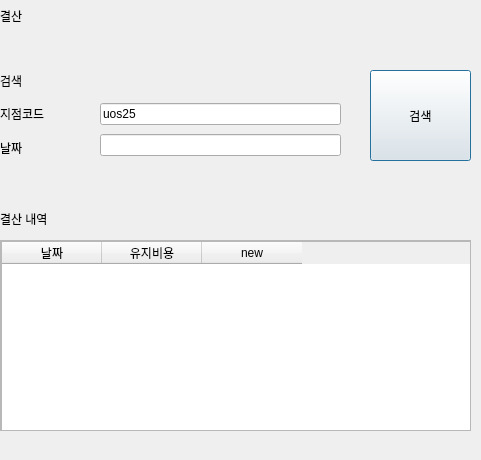
<?xml version="1.0" encoding="UTF-8"?>
<ui version="4.0">
 <class>Dialog</class>
 <widget class="QDialog" name="Dialog">
  <property name="geometry">
   <rect>
    <x>0</x>
    <y>0</y>
    <width>481</width>
    <height>460</height>
   </rect>
  </property>
  <property name="windowTitle">
   <string>Dialog</string>
  </property>
  <widget class="QLabel" name="label_10">
   <property name="geometry">
    <rect>
     <x>0</x>
     <y>210</y>
     <width>77</width>
     <height>18</height>
    </rect>
   </property>
   <property name="text">
    <string>결산 내역</string>
   </property>
  </widget>
  <widget class="QLabel" name="label_5">
   <property name="geometry">
    <rect>
     <x>0</x>
     <y>70</y>
     <width>51</width>
     <height>21</height>
    </rect>
   </property>
   <property name="text">
    <string>검색</string>
   </property>
  </widget>
  <widget class="QWidget" name="horizontalLayoutWidget">
   <property name="geometry">
    <rect>
     <x>0</x>
     <y>0</y>
     <width>471</width>
     <height>31</height>
    </rect>
   </property>
   <layout class="QHBoxLayout" name="horizontalLayout_5">
    <item>
     <widget class="QLabel" name="label_3">
      <property name="text">
       <string>결산</string>
      </property>
     </widget>
    </item>
   </layout>
  </widget>
  <widget class="QScrollArea" name="scrollArea">
   <property name="geometry">
    <rect>
     <x>0</x>
     <y>240</y>
     <width>471</width>
     <height>191</height>
    </rect>
   </property>
   <property name="widgetResizable">
    <bool>true</bool>
   </property>
   <widget class="QWidget" name="scrollAreaWidgetContents_3">
    <property name="geometry">
     <rect>
      <x>0</x>
      <y>0</y>
      <width>469</width>
      <height>189</height>
     </rect>
    </property>
    <widget class="QTableWidget" name="tableWidget_3">
     <property name="geometry">
      <rect>
       <x>0</x>
       <y>0</y>
       <width>471</width>
       <height>192</height>
      </rect>
     </property>
     <column>
      <property name="text">
       <string>날짜</string>
      </property>
     </column>
     <column>
      <property name="text">
       <string>유지비용</string>
      </property>
     </column>
     <column>
      <property name="text">
       <string>new</string>
      </property>
     </column>
    </widget>
   </widget>
  </widget>
  <widget class="QWidget" name="verticalLayoutWidget_2">
   <property name="geometry">
    <rect>
     <x>100</x>
     <y>100</y>
     <width>241</width>
     <height>61</height>
    </rect>
   </property>
   <layout class="QVBoxLayout" name="verticalLayout_15">
    <item>
     <widget class="QLineEdit" name="lineEdit_4">
      <property name="text">
       <string>uos25</string>
      </property>
     </widget>
    </item>
    <item>
     <widget class="QLineEdit" name="lineEdit_9"/>
    </item>
   </layout>
  </widget>
  <widget class="QWidget" name="verticalLayoutWidget">
   <property name="geometry">
    <rect>
     <x>0</x>
     <y>100</y>
     <width>91</width>
     <height>61</height>
    </rect>
   </property>
   <layout class="QVBoxLayout" name="verticalLayout_16">
    <item>
     <widget class="QLabel" name="label_13">
      <property name="enabled">
       <bool>true</bool>
      </property>
      <property name="text">
       <string>지점코드</string>
      </property>
     </widget>
    </item>
    <item>
     <widget class="QLabel" name="label_14">
      <property name="enabled">
       <bool>true</bool>
      </property>
      <property name="autoFillBackground">
       <bool>false</bool>
      </property>
      <property name="text">
       <string>날짜</string>
      </property>
     </widget>
    </item>
   </layout>
  </widget>
  <widget class="QPushButton" name="pushButton">
   <property name="geometry">
    <rect>
     <x>370</x>
     <y>70</y>
     <width>101</width>
     <height>91</height>
    </rect>
   </property>
   <property name="text">
    <string>검색</string>
   </property>
  </widget>
 </widget>
 <resources/>
 <connections/>
</ui>
